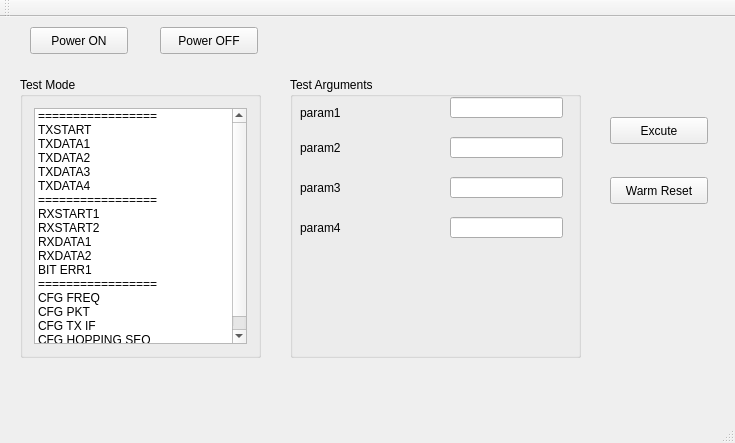
<?xml version="1.0" encoding="UTF-8"?>
<ui version="4.0">
 <class>MainWindow</class>
 <widget class="QMainWindow" name="MainWindow">
  <property name="geometry">
   <rect>
    <x>0</x>
    <y>0</y>
    <width>735</width>
    <height>443</height>
   </rect>
  </property>
  <property name="windowTitle">
   <string>MainWindow</string>
  </property>
  <widget class="QWidget" name="centralWidget">
   <widget class="QPushButton" name="powerOnBtn">
    <property name="geometry">
     <rect>
      <x>30</x>
      <y>10</y>
      <width>98</width>
      <height>27</height>
     </rect>
    </property>
    <property name="text">
     <string>Power ON</string>
    </property>
   </widget>
   <widget class="QPushButton" name="powerOffBtn">
    <property name="geometry">
     <rect>
      <x>160</x>
      <y>10</y>
      <width>98</width>
      <height>27</height>
     </rect>
    </property>
    <property name="text">
     <string>Power OFF</string>
    </property>
   </widget>
   <widget class="QGroupBox" name="groupBox">
    <property name="geometry">
     <rect>
      <x>20</x>
      <y>60</y>
      <width>241</width>
      <height>281</height>
     </rect>
    </property>
    <property name="baseSize">
     <size>
      <width>1</width>
      <height>1</height>
     </size>
    </property>
    <property name="autoFillBackground">
     <bool>false</bool>
    </property>
    <property name="title">
     <string>Test Mode</string>
    </property>
    <property name="flat">
     <bool>false</bool>
    </property>
    <layout class="QGridLayout" name="gridLayout">
     <item row="0" column="0">
      <widget class="QListWidget" name="listWidget">
       <item>
        <property name="text">
         <string>=================</string>
        </property>
       </item>
       <item>
        <property name="text">
         <string>TXSTART</string>
        </property>
       </item>
       <item>
        <property name="text">
         <string>TXDATA1</string>
        </property>
       </item>
       <item>
        <property name="text">
         <string>TXDATA2</string>
        </property>
       </item>
       <item>
        <property name="text">
         <string>TXDATA3</string>
        </property>
       </item>
       <item>
        <property name="text">
         <string>TXDATA4</string>
        </property>
       </item>
       <item>
        <property name="text">
         <string>=================</string>
        </property>
       </item>
       <item>
        <property name="text">
         <string>RXSTART1</string>
        </property>
       </item>
       <item>
        <property name="text">
         <string>RXSTART2</string>
        </property>
       </item>
       <item>
        <property name="text">
         <string>RXDATA1</string>
        </property>
       </item>
       <item>
        <property name="text">
         <string>RXDATA2</string>
        </property>
       </item>
       <item>
        <property name="text">
         <string>BIT ERR1</string>
        </property>
       </item>
       <item>
        <property name="text">
         <string>=================</string>
        </property>
       </item>
       <item>
        <property name="text">
         <string>CFG FREQ</string>
        </property>
       </item>
       <item>
        <property name="text">
         <string>CFG PKT</string>
        </property>
       </item>
       <item>
        <property name="text">
         <string>CFG TX IF</string>
        </property>
       </item>
       <item>
        <property name="text">
         <string>CFG HOPPING SEQ</string>
        </property>
       </item>
      </widget>
     </item>
    </layout>
   </widget>
   <widget class="QGroupBox" name="groupBox_2">
    <property name="geometry">
     <rect>
      <x>290</x>
      <y>60</y>
      <width>291</width>
      <height>281</height>
     </rect>
    </property>
    <property name="title">
     <string>Test Arguments</string>
    </property>
    <widget class="QLineEdit" name="param1Edit">
     <property name="geometry">
      <rect>
       <x>160</x>
       <y>20</y>
       <width>113</width>
       <height>21</height>
      </rect>
     </property>
    </widget>
    <widget class="QLabel" name="param1">
     <property name="geometry">
      <rect>
       <x>10</x>
       <y>20</y>
       <width>131</width>
       <height>31</height>
      </rect>
     </property>
     <property name="text">
      <string>param1</string>
     </property>
    </widget>
    <widget class="QLabel" name="param2">
     <property name="geometry">
      <rect>
       <x>10</x>
       <y>60</y>
       <width>131</width>
       <height>21</height>
      </rect>
     </property>
     <property name="text">
      <string>param2</string>
     </property>
    </widget>
    <widget class="QLineEdit" name="param2Edit">
     <property name="geometry">
      <rect>
       <x>160</x>
       <y>60</y>
       <width>113</width>
       <height>21</height>
      </rect>
     </property>
    </widget>
    <widget class="QLineEdit" name="param3Edit">
     <property name="geometry">
      <rect>
       <x>160</x>
       <y>100</y>
       <width>113</width>
       <height>21</height>
      </rect>
     </property>
    </widget>
    <widget class="QLabel" name="param3">
     <property name="geometry">
      <rect>
       <x>10</x>
       <y>100</y>
       <width>131</width>
       <height>21</height>
      </rect>
     </property>
     <property name="text">
      <string>param3</string>
     </property>
    </widget>
    <widget class="QLabel" name="param4">
     <property name="geometry">
      <rect>
       <x>10</x>
       <y>140</y>
       <width>131</width>
       <height>21</height>
      </rect>
     </property>
     <property name="text">
      <string>param4</string>
     </property>
    </widget>
    <widget class="QLineEdit" name="param4Edit">
     <property name="geometry">
      <rect>
       <x>160</x>
       <y>140</y>
       <width>113</width>
       <height>21</height>
      </rect>
     </property>
    </widget>
   </widget>
   <widget class="QPushButton" name="excuteBtn">
    <property name="geometry">
     <rect>
      <x>610</x>
      <y>100</y>
      <width>98</width>
      <height>27</height>
     </rect>
    </property>
    <property name="text">
     <string>Excute</string>
    </property>
   </widget>
   <widget class="QPushButton" name="warmResetBtn">
    <property name="geometry">
     <rect>
      <x>610</x>
      <y>160</y>
      <width>98</width>
      <height>27</height>
     </rect>
    </property>
    <property name="text">
     <string>Warm Reset</string>
    </property>
   </widget>
  </widget>
  <widget class="QMenuBar" name="menuBar">
   <property name="geometry">
    <rect>
     <x>0</x>
     <y>0</y>
     <width>735</width>
     <height>28</height>
    </rect>
   </property>
  </widget>
  <widget class="QToolBar" name="mainToolBar">
   <attribute name="toolBarArea">
    <enum>TopToolBarArea</enum>
   </attribute>
   <attribute name="toolBarBreak">
    <bool>false</bool>
   </attribute>
  </widget>
  <widget class="QStatusBar" name="statusBar"/>
 </widget>
 <layoutdefault spacing="6" margin="11"/>
 <resources/>
 <connections/>
</ui>
